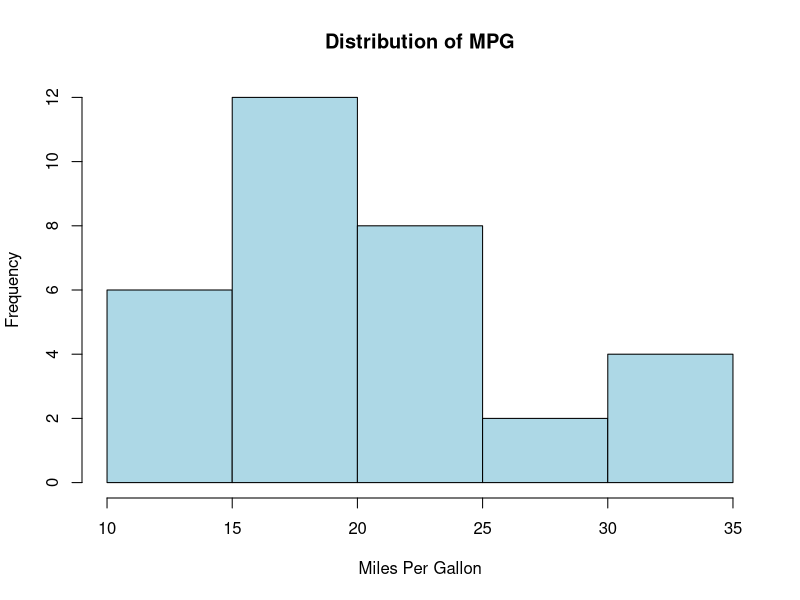

Recreate this plot in R.
# DAV_Practical/q2_eda_R.R
# Question 2: Getting introduced data analytics libraries in R. [cite: 2]

# 1. Data Import (Using built-in mtcars dataset)
data <- mtcars
cat("--- First 5 rows of data ---\n")
print(head(data, 5))

# 2. Data Cleaning (Introducing artificial NAs and cleaning)
data[1, "mpg"] <- NA
data$mpg[is.na(data$mpg)] <- mean(data$mpg, na.rm = TRUE)

# 3. Summary Statistics
cat("\n--- Summary Statistics ---\n")
print(summary(data))

# 4. Visualization
hist(data$mpg, main="Distribution of MPG", xlab="Miles Per Gallon", col="lightblue", border="black")

# 5. Splitting Data (80% Train, 20% Test)
set.seed(123)
sample_size <- floor(0.8 * nrow(data))
train_indices <- sample(seq_len(nrow(data)), size = sample_size)

train_data <- data[train_indices, ]
test_data <- data[-train_indices, ]

cat("\n--- Data Splitting ---\n")
cat("Training Samples:", nrow(train_data), "\n")
cat("Testing Samples:", nrow(test_data), "\n")
